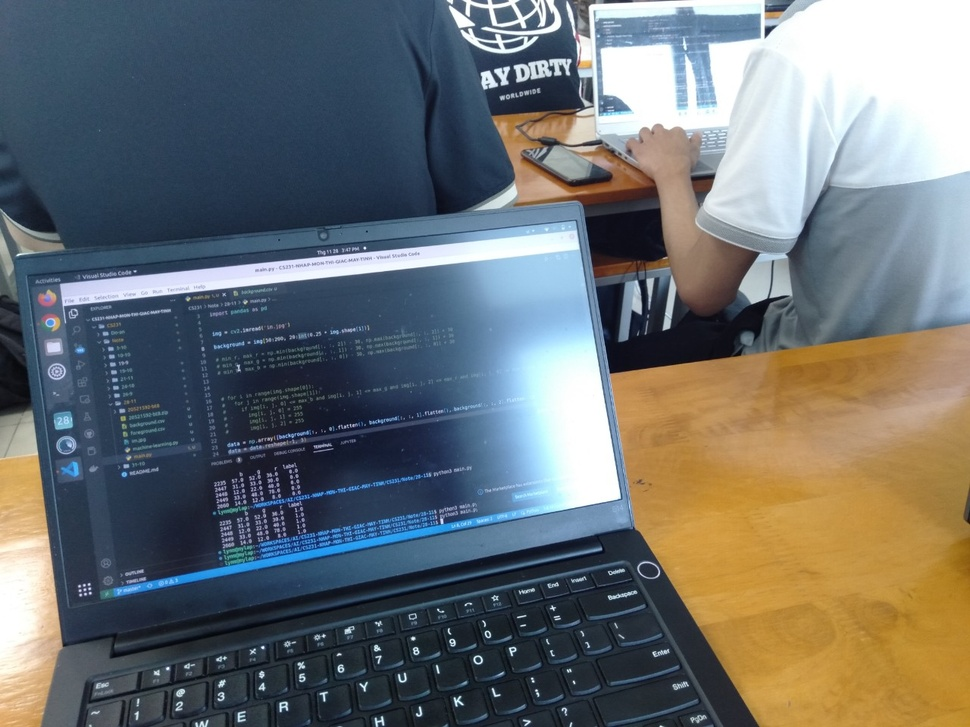
#> input picture weekly_exercises/Bai10/foreground-testcase1.jpg, 970 x 727 px, shrunk from 1280 x 960 before the run, given in place of testcase1.jpeg, which was not available
$ jupyter execute notebook.ipynb   (shell and % lines are left out)   (text cells are left out)
#> lines starting #> are read from the running program, lines starting #| are printed output that depends on the picture; pictures that were not available may be replaced by others from this repository, and a replacement may not be noted
[cell 1]
from google.colab import drive
drive.mount('/content/drive')

[cell 2]
%cd /content/drive/MyDrive/MyDrive/UIT Documents/SUBJECTS/NHAP MON CV/notebook-cham-diem/Bai8

[cell 3]
import cv2
import numpy as np
import matplotlib.pyplot as plt

[cell 4]
def sol(img_path):
  # 1. load anh grayscale
  # 2. tinh histogram (np.unique)
  # 3. tinh tong tich luy CDF
  # 4. Mapping image


  ### BEGIN SOLUTION
  # 1. load anh grayscale
#> called with img_path = 'testcase1.jpeg'
  img = cv2.imread(img_path, 0)
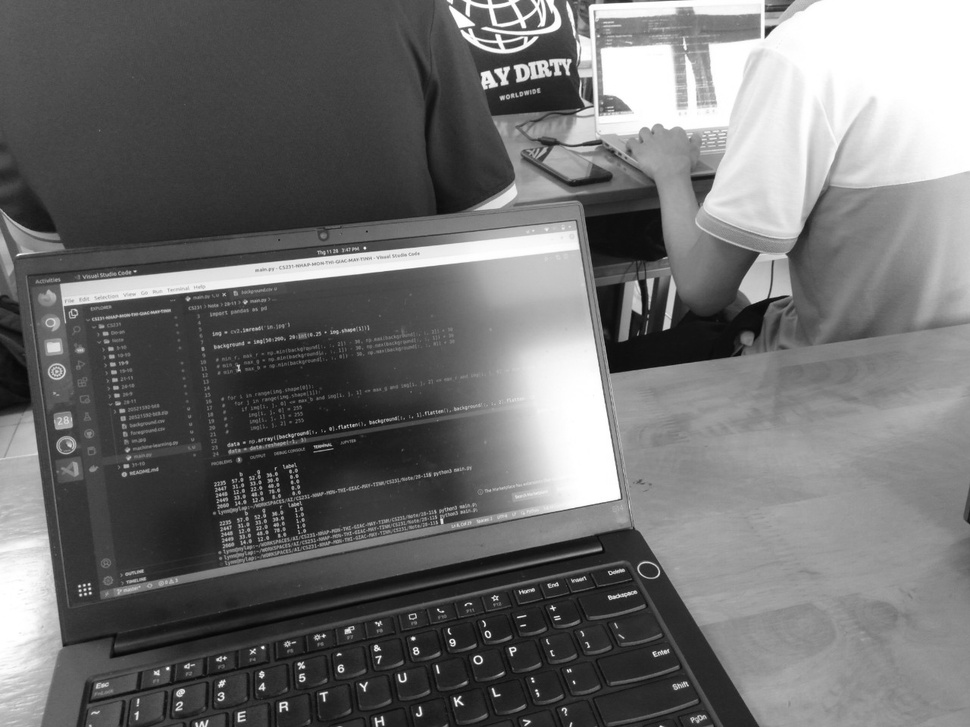
#> img: shape (727, 970); min 4, max 255, mean 110.8
  result = img.copy()

  # 2. tinh histogram
  (pixel, hist_matrix) = np.unique(img, return_counts=True)
#> pixel = 252 values from 4 to 255; hist_matrix = 252 values, max 28397 at index 251, min 1 at index 0, mean 2798.4

  # 3. tinh tong tich luy CDF
  cdf = [0]
  for i, _ in enumerate(pixel):
      cdf.append(cdf[-1] + hist_matrix[i])
#> after the loop, cdf = 253 values from 0 to 705190
  cdf = cdf[1:]
#> cdf = 252 values from 1 to 705190

  min_value = cdf[0]
#> min_value = 1
  max_value = cdf[-1]
#> max_value = 705190
  cdf = [(i - min_value)/(max_value - min_value) for i in cdf]
#> cdf = 252 values from 0 to 1
  cdf = np.array(cdf)
  cdf *= 255
#> cdf = 252 values from 0 to 255
  cdf = cdf.astype(int)

  # 4. Mapping image
  for i, value in enumerate(pixel):
      result[img == value] = cdf[i]
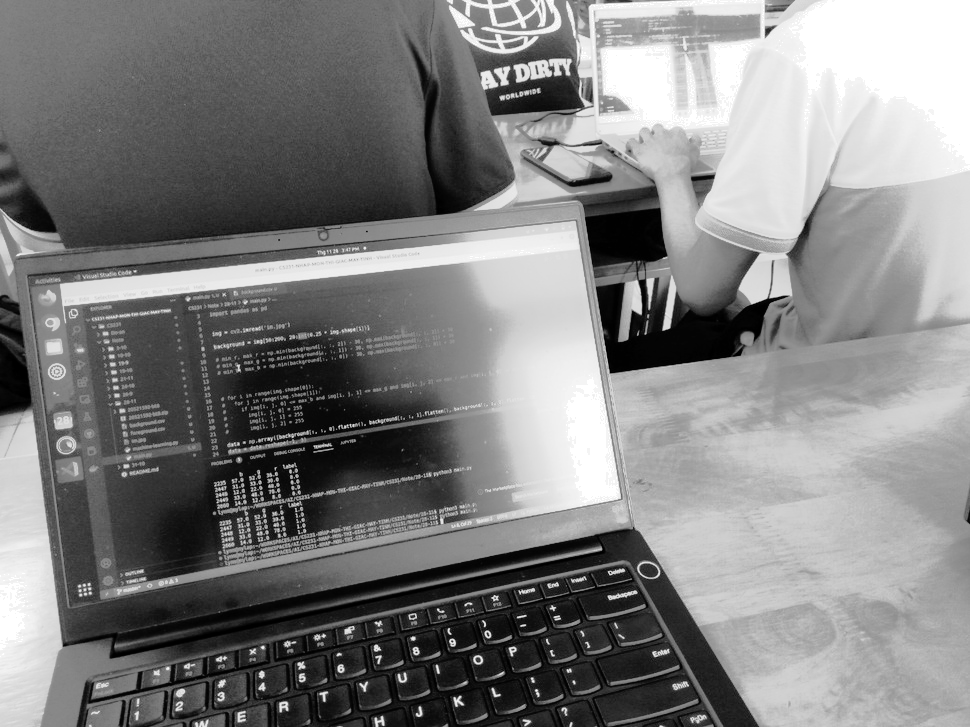
#> result: shape (727, 970); min 0, max 255, mean 128
  ### END SOLUTION

  return result

[cell 5]
# test với testcase mẫu
result = sol(img_path='testcase1.jpeg')

cv2.imwrite('result_testcase.jpg', result)
plt.imshow(cv2.cvtColor(result, cv2.COLOR_BGR2RGB))
plt.show()

[cell 6]
# cham diem voi testcase mau
def evaluate(img1, img2):
  img1 = img1.astype(np.int16)
  img2 = img2.astype(np.int16)
  return np.mean(np.abs(img1 - img2))/255. < 0.01

testcase = cv2.imread('result_testcase.jpg', 0)
#> testcase: shape (727, 970); min 0, max 255, mean 128
assert evaluate(result, testcase)

[cell 7]
### BEGIN HIDDEN TESTS
def sol_for_test(img_path):
  # 1. load anh grayscale
#> called with img_path = 'testcase1.jpeg'
  img = cv2.imread(img_path, 0)
  result = img.copy()

  # 2. tinh histogram
  (pixel, hist_matrix) = np.unique(img, return_counts=True)
#> pixel = 252 values from 4 to 255

  # 3. tinh tong tich luy CDF
  cdf = [0]
  for i, _ in enumerate(pixel):
      cdf.append(cdf[-1] + hist_matrix[i])
#> after the loop, cdf = 253 values from 0 to 705190
  cdf = cdf[1:]
#> cdf = 252 values from 1 to 705190

  min_value = cdf[0]
  max_value = cdf[-1]
  cdf = [(i - min_value)/(max_value - min_value) for i in cdf]
#> cdf = 252 values from 0 to 1
  cdf = np.array(cdf)
  cdf *= 255
#> cdf = 252 values from 0 to 255
  cdf = cdf.astype(int)

  # 4. Mapping image
  for i, value in enumerate(pixel):
      result[img == value] = cdf[i]

  return result

assert np.all(sol_for_test('testcase1.jpeg') == sol('testcase1.jpeg')) and np.all(sol_for_test('testcase2.jpg') == sol('testcase2.jpg'))
#> call 2 of sol_for_test, with img_path = 'testcase2.jpg'
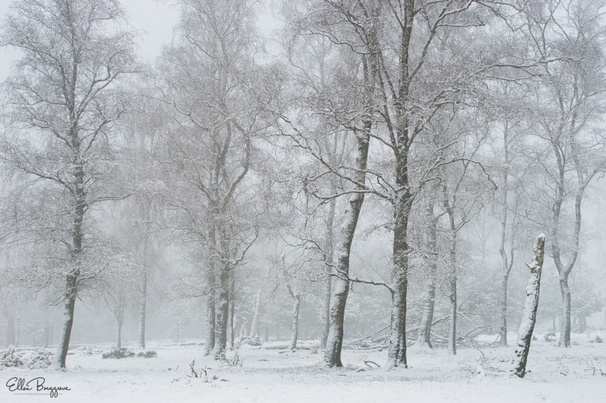
#> input picture weekly_exercises/Bai8/testcase2.jpg, 606 x 403 px, shrunk from 800 x 532 before the run
#> in sol_for_test (call 2), `(pixel, hist_matrix) = np.unique(img, return_counts=True)`: pixel = 182 values from 62 to 246; hist_matrix = 182 values, max 4116 at index 118, min 1 at index 0, mean 1341.9
#> after the loop in sol_for_test (call 2), `for i, _ in enumerate(pixel):`: cdf = 183 values from 0 to 244218
#> in sol_for_test (call 2), `cdf = cdf[1:]`: cdf = 182 values from 1 to 244218
#> in sol_for_test (call 2), `max_value = cdf[-1]`: max_value = 244218
#> in sol_for_test (call 2), `cdf = [(i - min_value)/(max_value - min_value) for i in cdf]`: cdf = 182 values from 0 to 1
#> in sol_for_test (call 2), `cdf *= 255`: cdf = 182 values from 0 to 255
#> the loop in sol_for_test (call 2), `for i, value in enumerate(pixel):` made 182 passes
#> value on passes 1 to 3: 62, 64, 65
#> after the loop in sol_for_test (call 2), `for i, value in enumerate(pixel):`:
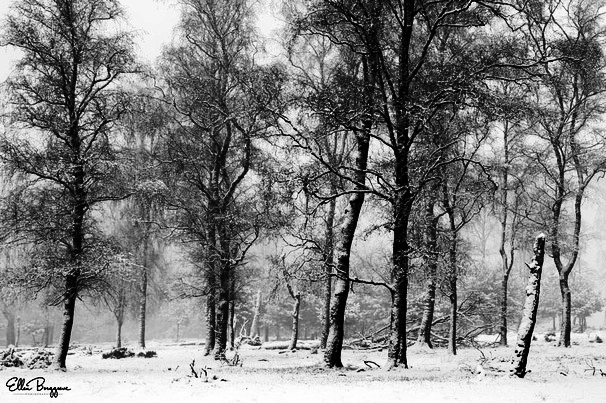
#> result: shape (403, 606); min 0, max 255, mean 128.3
### END HIDDEN TESTS
